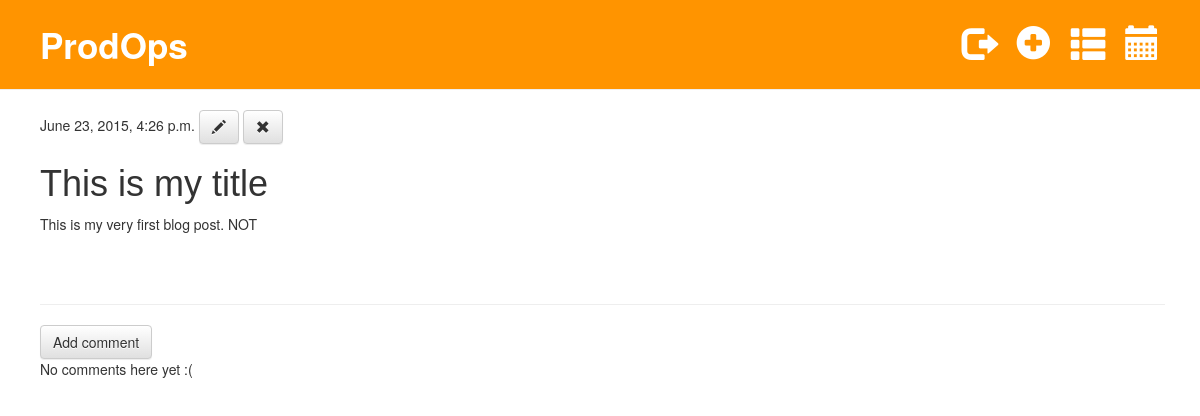
The app's page /post/1/ (signed in) with its own data.
### blog/models.py (models this page shows, shortened)
class Post(models.Model):
    author = models.ForeignKey('auth.User')
    title = models.CharField(max_length=200)
    text = models.TextField()
    created_date = models.DateTimeField(
            default=timezone.now)
    published_date = models.DateTimeField(
            blank=True, null=True)

### blog/views.py (the view)
# urls.py: url(r'^post/(?P<pk>[0-9]+)/$', views.post_detail),
@login_required
def post_detail(request, pk):
    post = get_object_or_404(Post, pk=pk)
    return render(request, 'blog/post_detail.html', {'post': post})

### blog/templates/blog/post_detail.html
{% extends "blog/../base.html" %}
{% block content %}
    <div class="post">
        {% if post.published_date %}
            {{ post.published_date }}
        {% else %}
            <a class="btn btn-default" href="{% url 'blog.views.post_publish' pk=post.pk %}">Publish</a>
        {% endif %}
        <a class="btn btn-default" href="{% url "post_edit" pk=post.pk %}"><span class="glyphicon glyphicon-pencil"></span></a>
        <a class="btn btn-default" href="{% url 'post_remove' pk=post.pk %}"><span class="glyphicon glyphicon-remove"></span></a>
        <h1>{{ post.title }}</h1>
        <p>{{ post.text|linebreaks }}</p>
    </div>
    <hr>
    <a class="btn btn-default" href="{% url 'add_comment_to_post' pk=post.pk %}">Add comment</a>
    {% for comment in post.comments.all %}
    {% if user.is_authenticated or comment.approved %}
    <div class="comment">
        <div class="date">
            {{ comment.created_date }}
            {% if not comment.approved %}
                <a class="btn btn-default" href="{% url 'comment_remove' pk=comment.pk %}"><span class="glyphicon glyphicon-remove"></span></a>
                <a class="btn btn-default" href="{% url 'comment_approve' pk=comment.pk %}"><span class="glyphicon glyphicon-ok"></span></a>
            {% endif %}
        </div>
        <strong>{{ comment.author }}</strong>
        <p>{{ comment.text|linebreaks }}</p>
    </div>
    {% endif %}
    {% empty %}
    <p>No comments here yet :(</p>
{% endfor %}
{% endblock %}

### blog/templates/base.html (shortened to what this page needs)
{% load staticfiles %}
<!DOCTYPE html>
<html>
    <head>
        <link rel="stylesheet" href="https://maxcdn.bootstrapcdn.com/bootstrap/3.3.5/css/bootstrap.min.css">
        <link rel="stylesheet" href="https://maxcdn.bootstrapcdn.com/bootstrap/3.3.5/css/bootstrap-theme.min.css">
        <link rel="stylesheet" href="{% static "css/blog.css" %}">
    </head>
    <body>
        <div class="page-header">
            {% if user.is_authenticated %}
            <a href="{% url 'calendar_view' %}" class="top-menu"><span class="glyphicon glyphicon-calendar"></span></a>
            <a href="{% url 'pbi' %}" class="top-menu"><span class="glyphicon glyphicon-th-list"></span></a>
            <a href="{% url 'operations' %}" class="top-menu"><span class="glyphicon glyphicon-plus-sign"></span></a>
            <a href="{% url 'django.contrib.auth.views.logout' %}" class="top-menu"><span class="glyphicon glyphicon-log-out"></span></a>
            {% else %}
            <a href="{% url 'django.contrib.auth.views.login' %}" class="top-menu"><span class="glyphicon glyphicon-lock"></span></a>
            {% endif %}
            <a href="{% url 'blog.views.post_list' %}" class="top-menu site-title" style="float: left;">{{ request.user.groups.all.0 }}</a>
        </div>
        <div class="content">
            <div class="row">
                <div class="col-md-12">
                {% block content %}
                {% endblock %}
                </div>
            </div>
        </div>
    </body>
</html>

### blog/static/css/blog.css (style rules this page uses)
.page-header { background-color: #ff9400; margin-top: 0; padding: 20px 20px 20px 40px; height: 90px; }
.content { margin-left: 40px; }
h1, h2, h3, h4 { font-family: 'Arial'; }
.top-menu, .top-menu:hover, .top-menu:visited { color: #ffffff; float: right; font-size: 26pt; margin-right: 20px; }
.post { margin-bottom: 70px; }
.row { margin-right: 20px; }
.site-title { text-decoration: none; float: left; font-size: 2.5em; font-weight: bold; }

### records on screen
Post: published_date "June 23, 2015, 4:26 p.m.", title "This is my title", text "This is my very first blog post. NOT"

### other values on screen
{{ request.user.groups.all.0 }} "ProdOps"
